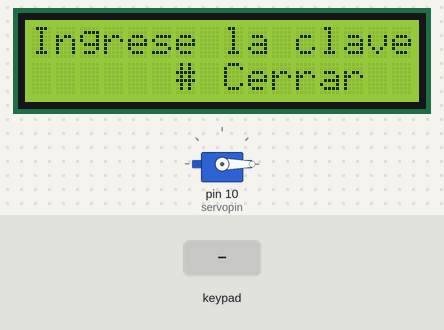
Recording of a sketch running on a simulated Arduino Uno, built with avr-gcc and run on an emulated ATmega328P. Parts: servo, 16×2 character LCD. Inputs (shaded band) come from the test bench.

Above: at 1.2 s.
1.3 s: keypad keys 1 2 3 4 # pressed 0.4 s apart
At 3.8 s:
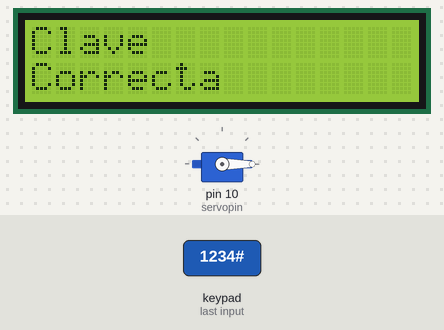
6.0 s: keypad keys 9 8 7 6 pressed 0.4 s apart
At 7.5 s:
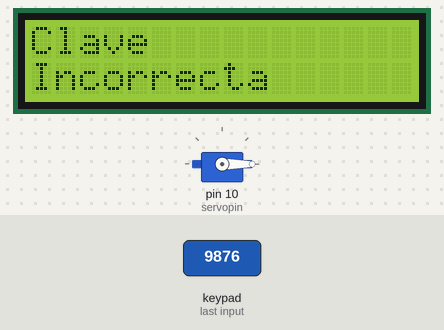
10.6 s: keypad keys 1 2 3 4 * pressed 0.4 s apart
At 14.2 s:
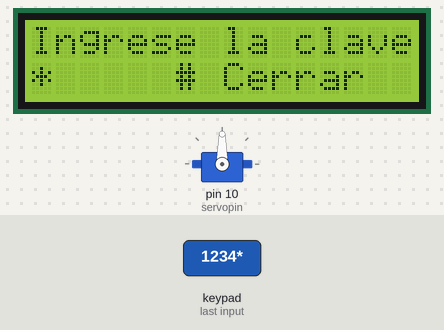
15.3 s: key '1' pressed
At 16.5 s:
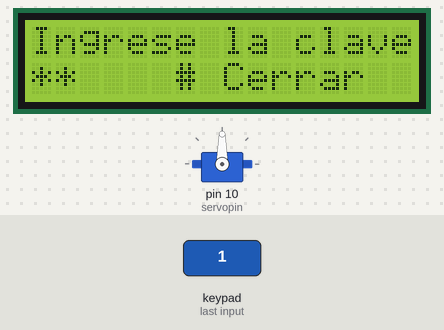
16.8 s: key '2' pressed
At 17.7 s:
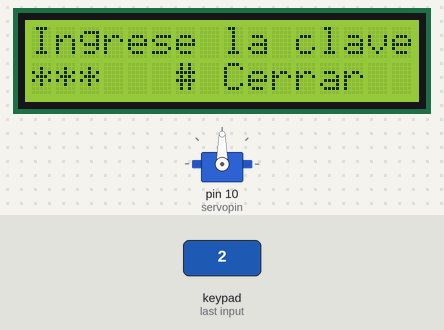
18.3 s: key '3' pressed
At 19.2 s:
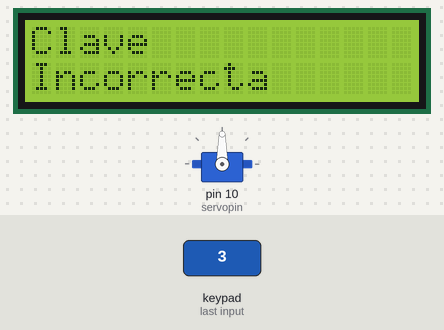
Timing chart, 0 to 21.8 s (numbered marks = the images above; inputs shaded):
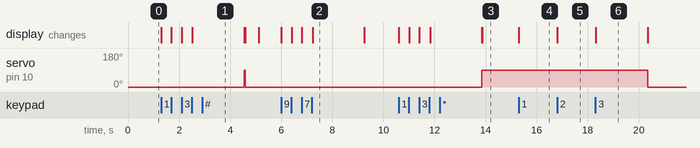

Measured:
- after the input at 1.3 s, servo on pin 10 (servopin): 0° → 90° after 3.3 s, → 0° 0.03 s later; the display: first changes at once (image 1 shows a later state)
- after the input at 6.0 s, the display: first changes at once (image 2 shows a later state)
- after the input at 10.6 s, servo on pin 10 (servopin): 0° → 90° after 3.3 s; the display: changes at once (image 3)
- after the input at 15.3 s, the display: changes at once (image 4)
- after the input at 16.8 s, the display: changes at once (image 5)
- after the input at 18.3 s, servo on pin 10 (servopin): 90° → 0° after 2.0 s; the display: changes at once (image 6)
- what the display in image 2 shows lasts 2.1 s, from 7.2 s to 9.3 s

The sketch:

KEYPAD_CLAVE_ORIGINAL.ino
```cpp
//Proyecto caja fuerte
/*Link de simulacion wokwik:
https://wokwi.com/projects/376418171433447425
*/

#include <Servo.h>  //Libreria servo
#include <Keypad.h>  //Libreia keypad
#include <LiquidCrystal_I2C.h>  //Libreria lcd i2c
Servo servo;
int servopin=10; //pin del servo
int angle=0;  //angulo inicial
LiquidCrystal_I2C lcd(0x27, 16, 2); // Se establece el lcd como objeto
const byte ROWS = 4; // Cuatro filas
const byte COLS = 4; // Cuatro columnas
char customKey;
char password[] = "1234"; // Tu contraseña de 4 caracteres
// se puede cambiar
char inputPassword[5]; // Almacenará la contraseña ingresada

char keys[ROWS][COLS] = {
  {'1','2','3','A'},
  {'4','5','6','B'},
  {'7','8','9','C'},
  {'*','0','#','D'}
}; //Establecer teclas del keypad

byte rowPins[ROWS] = {9, 8, 7, 6}; // Conectar a los pines de las filas
byte colPins[COLS] = {5, 4, 3, 2}; // Conectar a los pines de las columnas

Keypad keypad = Keypad( makeKeymap(keys), rowPins, colPins, ROWS, COLS );

void setup(){
  servo.attach(servopin);
  servo.write(angle); // se pone el servo en posicion inicial
  lcd.init();
  lcd.backlight();
  lcd.print("Ingrese la clave");
  lcd.setCursor(6,1);
  lcd.print("# Cerrar");
}

void loop(){
  customKey = keypad.getKey();
  if (customKey){ //verifica si se presiono una tecla
    // Imprime la tecla presionada en el LCD
    lcd.setCursor(strlen(inputPassword), 1); // Coloca el cursor en la fila 1
    lcd.print("*");
    // Almacena la tecla en el arreglo de la contraseña ingresada
    if (strlen(inputPassword) < 4) {
      inputPassword[strlen(inputPassword)] = customKey;
      if(inputPassword[0]=='#') // Si presionamos primero #, se cerrara la caja
      // fuerte, verifica que el primer valor del array sea exactamente #
      {
        lcd.clear();
        lcd.print("CERRANDO");
        servo.write(angle);
        delay(500);
        lcd.clear();
        customKey=0;
        lcd.setCursor(0,0);
        lcd.print("Ingrese la clave:");
        lcd.setCursor(6,1);
        lcd.print("# Cerrar");
        memset(inputPassword, 0, sizeof(inputPassword));
      }
    }

    // Verifica si se ha ingresado la contraseña completa
    if (strlen(inputPassword) == 4){
      // Compara la contraseña ingresada con la contraseña predefinida
      if (strcmp(inputPassword, password) == 0) // compara si la contraseña ingresada
      // es igual a la contraseña de ingreso
      {
        lcd.clear();
        lcd.setCursor(0,0);
        lcd.print("Clave");
        lcd.setCursor(0,1);
        lcd.print("Correcta");
        delay(2000); // Muestra el mensaje durante 2 segundos
        lcd.clear();
        lcd.setCursor(0,0);
        lcd.print("Ingrese la clave:");
        lcd.setCursor(6,1);
        lcd.print("# Cerrar");
        servo.write(angle+90);//se mueve el servo motor para abrir la puerta
        memset(inputPassword, 0, sizeof(inputPassword)); // Borra la contraseña ingresada

      }
      else
      {
        lcd.clear();
        lcd.setCursor(0,0);
        lcd.print("Clave");
        lcd.setCursor(0,1);
        lcd.print("Incorrecta");
        delay(2000); // Muestra el mensaje durante 2 segundos
        lcd.clear();
        lcd.setCursor(0,0);
        lcd.print("Ingrese la clave:");
        lcd.setCursor(6,1);
        lcd.print("# Cerrar");
        memset(inputPassword, 0, sizeof(inputPassword)); // Borra la contraseña ingresada
        servo.write(angle); // el servo cierra la puerta si se puso la contraseña incorrecta
        }
      }
    }
}
```
